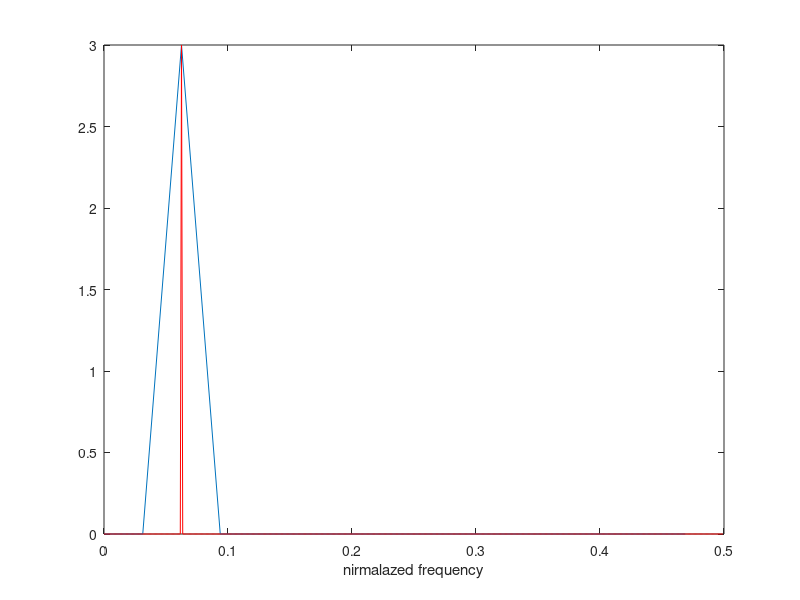

The MATLAB script that drew this image:
rmean = 0;
r1 = rmean + 6* sin(2*pi/16*(1:32));
r2 = rmean + 6* sin(2*pi/16*(1:2^10));
rf1 = fft(r1 / length(r1));
f1 = 0:1/length(r1):1-1/length(r1);
rf2 = fft(r2 / length(r2));
f2 = 0:1/length(r2):1-1/length(r2);
plot( f1(1:length(r1)/2) , abs(rf1(1:length(r1)/2)) )
hold on 
plot( f2(1:length(r2)/2) , abs(rf2(1:length(r2)/2)) ,'r')
xlabel('nirmalazed frequency')